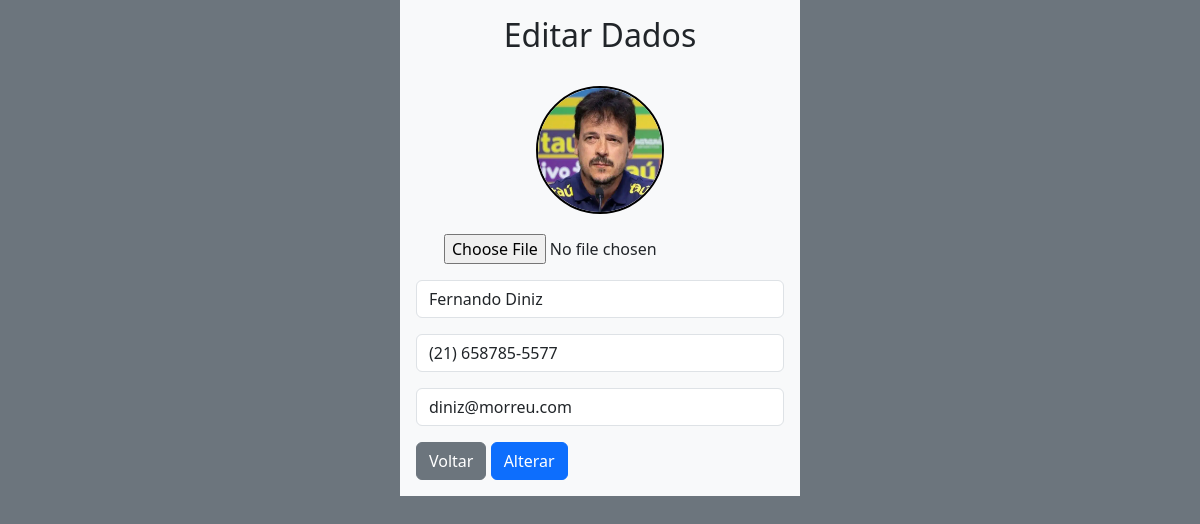
The page /view/editar.php?id=11 on the database its author committed.
### tables this page shows
CREATE TABLE `pessoas` (
  `id` int(11) NOT NULL,
  `avatar` varchar(128) NOT NULL DEFAULT 'avatar.jpg',
  `nome` varchar(50) NOT NULL,
  `fone` varchar(20) NOT NULL,
  `email` varchar(80) NOT NULL,
  `data_criado` timestamp NOT NULL DEFAULT CURRENT_TIMESTAMP,
  `data_editado` timestamp NOT NULL DEFAULT CURRENT_TIMESTAMP ON UPDATE CURRENT_TIMESTAMP
);

### model/pessoas.php (called while the page is built, shortened)
<?php
    require_once('conexao.php');
    Class pessoa extends conexao{
		private $nome;
		private $fone;
		private $email;
		protected $tabela = 'pessoas';
		public function getAvatar(){
			return $this->avatar;
		}
		public function setAvatar($avatar){
			$this->avatar = $avatar;
		}
		public function getNome(){
			return $this->nome;
		}
		public function setNome($nome){
			$this->nome = $nome;
		}
		public function getFone(){
			return $this->fone;
		}
		public function setFone($fone){
			$this->fone = $fone;
		}
		public function getEmail(){
			return $this->email;
		}
		public function setEmail($email){
			$this->email = $email;
		}
		public function consultaID($id){
			$sql = "SELECT avatar,nome,fone,email FROM $this->tabela
			WHERE id = ?";
			$stmt = $this->conn->prepare($sql);
			$stmt->bind_param('i',$id);
			$stmt->execute();
			if($stmt == true){
				$stmt->store_result();
				$stmt->bind_result($avatar,$nome,$fone,$email);
			}else{
				die("Falha na consulta!");
			}
		}
    }
?>

### model/conexao.php (called while the page is built, shortened)
<?php
    abstract Class conexao{
        public $servidor = 'localhost';
		public $user = 'root';
		public $pass = '';
		public $banco = 'minhaagenda';
		private function conexao(){
			$this->conn = new mysqli($this->servidor,
			$this->user, $this->pass, $this->banco);
		}
	}
?>

### view/editar.php (the view, shortened to what this page needs)
<?php
$id = $_GET['id'];
require_once('../model/pessoas.php');
$pessoa = new pessoa();
$consulta = $pessoa->consultaID($id);
?>
<!DOCTYPE html>
<html lang="pt-br">
<head>
    <link href="https://cdn.jsdelivr.net/npm/bootstrap@5.3.2/dist/css/bootstrap.min.css" rel="stylesheet">
</head>
<body class="bg-secondary">
    <div class="container bg-light p-0" style="width:400px; margin: auto">
        <h2 class="text-center p-3">Editar Dados</h2>
        <form method="post" enctype="multipart/form-data"
        action="../controller/controller.php?action=editar">
            <div class="m-3 text-center">
                <img class="avatar" id="imagem" src="img/avatar/<?php echo $pessoa->getAvatar() ?>">
                <input type="file" name="avatar" >
            </div>
            <div class="m-3">
                <input type="text" name="nome" class="form-control"
                value="<?php echo $pessoa->getNome() ?>">
            </div>
            <div class="m-3">
                <input type="tel" name="fone" class="form-control"
                value="<?php echo $pessoa->getFone() ?>">
            </div>
            <div class="m-3">
                <input type="email" name="email" class="form-control"
                value="<?php echo $pessoa->getEmail() ?>">
            </div>
            <div class="m-3">
            <a href="agenda.php" class="btn btn-secondary mb-3">Voltar</a>
                <button type="submit" class="btn btn-primary mb-3">
                    Alterar
                </button>
            </div>
        </form>
    </div>
</body>
</html>

### view/editar.php (style rules this page uses)
.avatar { width: 128px; height: 128px; border-radius: 50%; margin-bottom: 20px; border: solid 2px #000; }

### rows shown on the page
pessoas: avatar (picture), nome "Fernando Diniz", fone "(21) 658785-5577", email "diniz@morreu.com"
